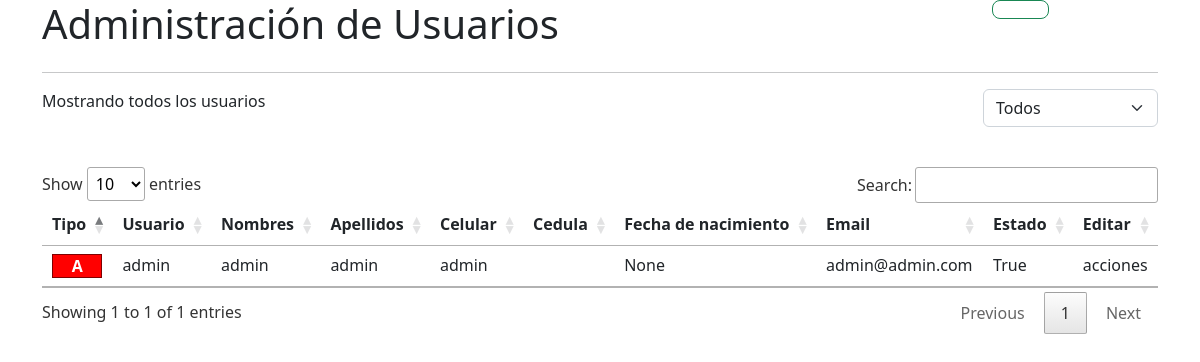
The app's page /, older data.
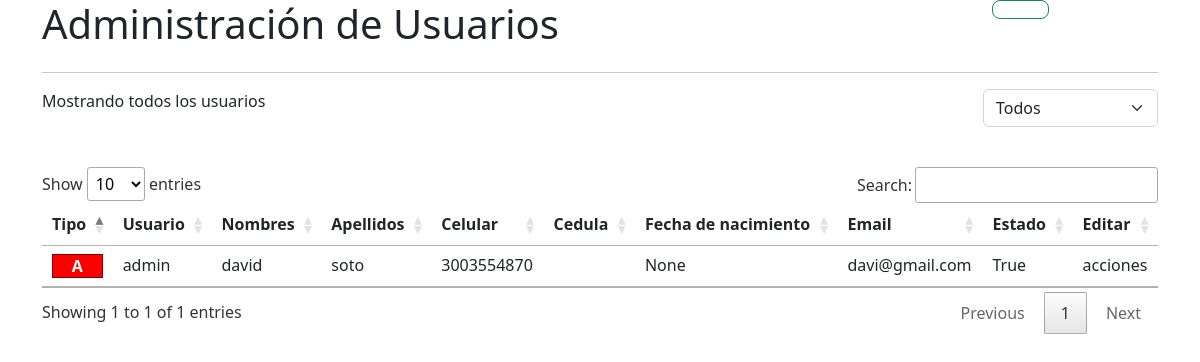
The same page, newer data.
### Usuarios/models.py (models this page shows, shortened)
class Usuario(AbstractBaseUser):
    usuario = models.CharField("Usuario", unique=True, max_length=15)
    nombres  = models.CharField("Nombres del usuario", blank=False, null=False, max_length=15)
    celular = models.CharField("Celular del usuario", blank=False, null=False, max_length=10)
    apellidos = models.CharField("Apellidos de usuario", blank=False, null=False, max_length=25)
    cedula = models.CharField("Cedula", blank=False, null=False, max_length=25)
    fecha_nacimiento = models.DateField("Fecha de nacimiento",auto_now=False, auto_now_add=False)
    email = models.EmailField('Correo Electrónico', unique=True)
    estado = models.BooleanField("Estado del usuario", default=True)
    administrador = models.BooleanField(default=False)
    objects = UsuarioManager()
    USERNAME_FIELD='usuario'
    REQUIRED_FIELDS=["nombres", "apellidos","celular","email","cedula","fecha_nacimiento"]
    class Meta:
        db_table = "usuarios"

### La_Bonanza/views.py (the view, shortened to what this page needs)
# urls.py: path("", index.as_view(), name="index"),
class index(TemplateView):
    def get(self, request, *args, **kwargs):
        Usuarios =  {
            'Usuarios':Usuario.objects.exclude(pk = request.user.pk),
            'filter':{"value":"All","cont":'Todos'}
        }
        return render(request, "index.html", Usuarios)

### La_Bonanza/Templates/index.html (shortened to what this page needs)
{% extends 'base.html' %}
{% load static %}
{%block estilos%}
<link rel="stylesheet" href="https://use.fontawesome.com/releases/v5.15.4/css/all.css">
{%endblock estilos%}
{% block contenido %}
<div class="container">
    <div class="row">
     <div class="col-md-10">
         <h1>Administración de Usuarios</h1>
     </div>
     <div class="col-md-2">
        <div class="btn btn-outline-success btn-lg" onclick="userAdd('{%url 'registroUsuario'%}')"> <i class="fa-solid fa-user-plus fa-xl"></i></div>
     </div>
    </div>
     <hr>
     <div class="filtroTipoUsuario">
        <div>Mostrando
            {%if filter.value == 'All'%}
            todos los usuarios
            {%endif%}</div>
        <div>
            <select name="filterType" id="filterTypeSelect" class="form-select" onchange="filter(this.value)"style="width:auto;">
                <option value="{{filter.value}}" selected="selected">{{filter.cont}}</option>
            </select>
        </div>
    </div>
     <br>
     <table id="UsuariosTable" class="table" width="100%">
         <thead>
            <tr>
                <th>Tipo</th>
                <th>Usuario</th>
                <th>Nombres</th>
                <th>Apellidos</th>
                <th>Celular</th>
                <th>Cedula</th>
                <th>Fecha de nacimiento</th>
                <th>Email</th>
                <th>Estado</th>
                <th>Editar</th>
            </tr>
         </thead>
         <tbody>
             {% for usuario in Usuarios %}
                 <tr>
                    <td>
                        <div id="UserType{{forloop.counter}}" style="width: 100%; text-align: center; color:#fff; border:1px solid rgba(0,0,0,0.5);"></div>
                        </td>
                     <td>{{usuario.usuario}}</td>
                     <td>{{usuario.nombres}}</td>
                     <td>{{usuario.apellidos}}</td>
                     <td>{{usuario.celular}}</td>
                     <td>{{usuario.cedula}}</td>
                     <td>{{usuario.fecha_nacimiento}}</td>
                     <td>{{usuario.email}}</td>
                     <td>{{usuario.estado}}</td>
                     <td>acciones</td>
                 </tr>
             {% endfor %}
         </tbody>
     </table>
 </div>
{% endblock contenido %}

Row changes from the older to the newer data that the page shows:
changed Usuario "admin": nombres "admin" → "david"; apellidos "admin" → "soto"; celular "admin" → "3003554870"; email "admin@admin.com" → "davi@gmail.com"
